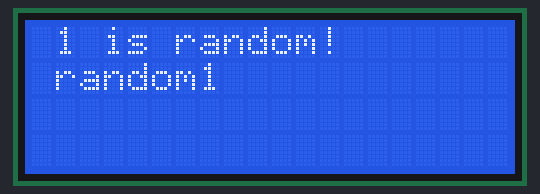
The sketch below on a simulated Arduino Uno, built with avr-gcc and run on an emulated ATmega328P. On the bench: 20×4 character LCD. Random numbers use the default seed unless the sketch sets one.

Above: at 0.27 s.
At 5.07 s:
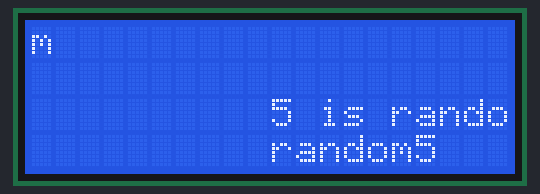
At 9.35 s:
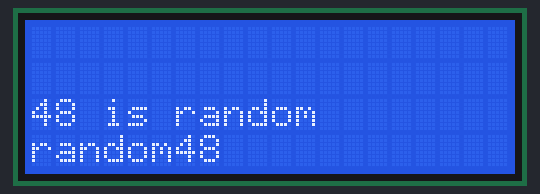
At 20.0 s:
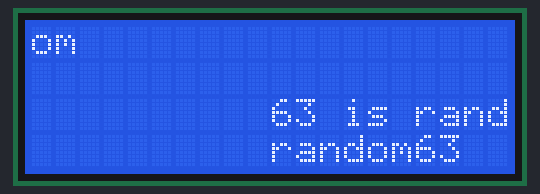
At 29.76 s:
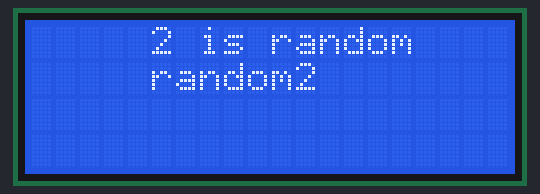
At 39.76 s:
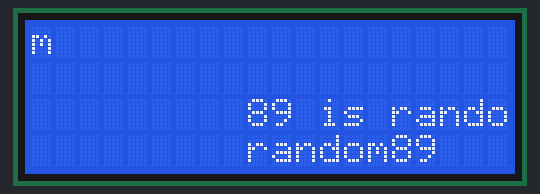

The sketch:

LCD.ino
```cpp
//YWROBOT
//Compatible with the Arduino IDE 1.0
//Library version:1.1
#include <Wire.h>
#include <LiquidCrystal_I2C.h>

LiquidCrystal_I2C lcd(0x3F,20,4);  // set the LCD address to 0x27 for a 16 chars and 2 line display

void setup()
{
  lcd.init();                      // initialize the lcd
  lcd.init();
  lcd.backlight();


}


void loop()
{
int count=0;
int tmp;
int value = random(0, 3);
if(value==0){
  lcd.setCursor(0,1);
  lcd.print("ZERO");
    lcd.setCursor(0,0);
  lcd.print("0 is random");
  count=value;
}
if(value==1){
  lcd.setCursor(0,1);
  lcd.print("random1");
    lcd.setCursor(0,0);
  lcd.print("1 is random!");
    count=value;
}
if(value==2){
  lcd.setCursor(0,1);
  lcd.print("random2");
    lcd.setCursor(0,0);
  lcd.print("2 is random");
    count=value;
}
if(value==3){
  lcd.setCursor(0,1);
  lcd.print("random3");
    lcd.setCursor(0,0);
  lcd.print("3 is random");
    count=value;
}
  for(int cnt=0;cnt<10;cnt++){
  lcd.scrollDisplayRight();
  delay(250);
}
lcd.clear();
value = random(4, 6);
if(value==4){
  lcd.setCursor(0,1);
  lcd.print("random4");
    lcd.setCursor(0,0);
  lcd.print("4 is random");
    count=value;
}
if(value==5){
  lcd.setCursor(0,1);
  lcd.print("random5");
    lcd.setCursor(0,0);
  lcd.print("5 is random");
    count=value;
}
if(value==6){
  lcd.setCursor(0,1);
  lcd.print("random6");
    lcd.setCursor(0,0);
  lcd.print("6 is random");
    count=value;
}
  for(int cnt=0;cnt<10;cnt++){
  lcd.scrollDisplayLeft();
  delay(250);
}
lcd.clear();
for(int j=0;j<=10;j++){
int i = random(10, 100);
  lcd.setCursor(0,1);
  lcd.print("random");
  lcd.print(i);
  lcd.setCursor(0,0);
  lcd.print(i);
  lcd.print(" is random");
  delay(100);
  for(int cnt=0;cnt<10;cnt++){
  lcd.scrollDisplayRight();
  delay(200);
}
}
lcd.clear();


}
```
